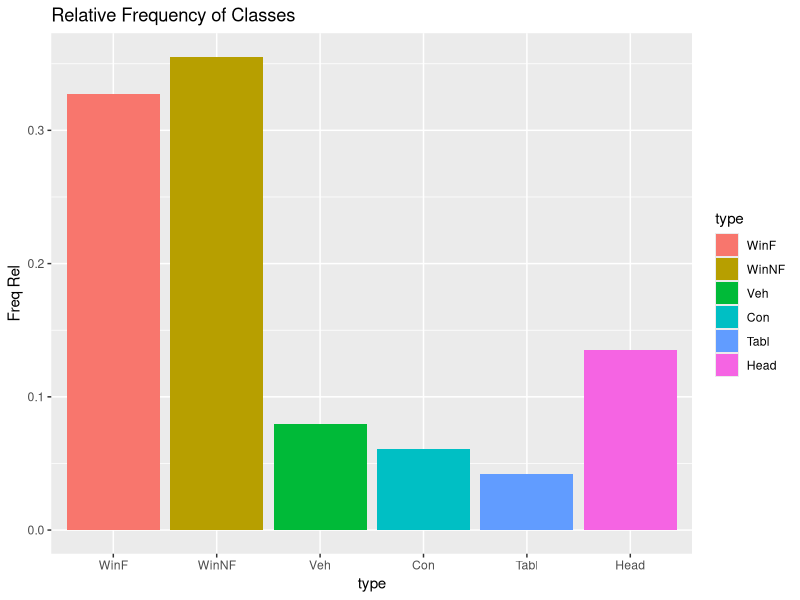

Reproduce this figure in R. (Note: this script raises an error after producing the figure.)
## ---- chunk 1
knitr::opts_chunk$set(echo = TRUE)
## ---- chunk 2
library(tidyverse)
library(MASS)
library(ellipse)
library(nnet)
library(class)
library(mclust)
## ---- chunk 3
glass<-read.table("data/glass.txt",header=T)
glass$type<-factor(glass$type)
levels(glass$type)<-c("WinF","WinNF","Veh","Con","Tabl","Head")
table(glass$type)
## ---- chunk 4
dim(glass)
## ---- chunk 5
head(glass)
## ---- chunk 6
#bar plot freq relative
glass %>%
  ggplot(aes(x = type, y = after_stat(count)/sum(after_stat(count)), fill = type)) + 
  geom_bar() +
  labs(title = "Relative Frequency of Classes",y = "Freq Rel")
## ---- chunk 7
glass.train %>% 
  select(-Type)%>%
  gather(key = tipo, value=valore)%>%
  ggplot(mapping= aes(y = valore)) +
  geom_boxplot()+
  facet_wrap(~ tipo,scales="free")+
  labs(title = "Box Plot per ogni variabile")
## ---- chunk 8
lda.fit<-lda(glass$type ~ . ,data=glass)
lda.fit
## ---- chunk 9
diag(diag(cov(glass[,1:9])** (1/2))) %*% lda.fit$scaling 
## ---- chunk 10
lda.pred  <-predict(lda.fit,glass)
training_error <- mean(lda.pred$class != glass$type )
training_error
## ---- chunk 11
lda.pred  <-predict(lda.fit,glass)
conf.mat<-table(predicted=lda.pred$class,true=glass$type)
conf.mat<-addmargins(conf.mat)
## ---- chunk 12
#ciclo for direi, creo accurency e c salvo dentro i valori
accuracies<-c()
for (i in 1:6) {
  accuracies[i] <- conf.mat[i, i] / conf.mat[7, i]
}
accuracies
## ---- chunk 13
cv.index <- read.csv("data/groupCV.txt",header = F)
glass$cv.index <- cv.index[,]
## ---- chunk 14
errors <- rep(NA,10)
for (i in (1:10)){
  training_set <- glass %>% filter(cv.index != i) 
  test_set <- glass %>% filter(cv.index == i) 
  lda.fit.cv <-lda(training_set$type ~ . , data= training_set[,1:10])
  lda.pred.cv <- predict(lda.fit.cv,newdata = test_set[,1:10])
  errors[i]<-mean(lda.pred.cv$class != test_set$type )
}
mean(errors)
## ---- chunk 15
lookup<-c("black", "blue", "brown", "gray60",
"green3", "orange")
names(lookup)<-as.character(unique(glass$type))

## ---- chunk 16
data.col<-lookup[glass$type]
means.hat.z<-aggregate(lda.pred$x,by=list(glass$type),FUN=mean)[,-1]
plot(LD2~LD1,xlim = c(0.0001, 4), 
     data=lda.pred$x[,1:2],asp=1,pch=16,col=data.col)
points(means.hat.z[,1],means.hat.z[,2],pch=21,bg=lookup,cex=1.2 )
## ---- chunk 17
errors.train.reduced<- rep(NA,5)
errors.test.reduced<- rep(NA,5)

for (j in (1:5)){
  errors.test<- rep(NA,10)

  for (i in (1:10)){
    training_set <- glass %>% filter(cv.index != i) 
    test_set <- glass %>% filter(cv.index == i) 
    
    lda.fit.cv <-lda(training_set$type ~ .  , data= training_set[,1:10])
    lda.pred.test.cv <- predict(lda.fit.cv,test_set[,1:10], dim = j )
    errors.test[i]<-mean(lda.pred.test.cv$class != test_set$type )

  }
  
  lda.pred<-predict(lda.fit,glass,dimen=j)
  errors.train.reduced[j]<-mean(lda.pred$class!=glass$type)
  errors.test.reduced[j]<-mean(errors.test)
}
errors.test.reduced
errors.train.reduced
## ---- chunk 18
df <- data.frame(
  iter  = rep(seq_along(errors.train.reduced), 2),
  error = c(errors.train.reduced, errors.test.reduced),
  serie = rep(c("Errors train", "Errors test"), each = length(errors.train.reduced))
)

ggplot(df, aes(iter, error, colour = serie)) +
  geom_line(linewidth = 1) +
  labs(x = "Number of LDA", y = "Error",
       title = "Comparison Error Curves") +
  theme_bw()

## ---- chunk 19
library(e1071) 
library(caTools)
library(ggplot2)
errors <- rep(NA,10)
for (i in (1:10)){
  training_set <- glass %>% filter(cv.index != i) 
  test_set <- glass %>% filter(cv.index == i) 
  mod<-svm(training_set$type ~ . - cv.index,data=training_set)
  errors[i]<-mean(predict(mod,test_set) != test_set$type )
}
mean(errors)
